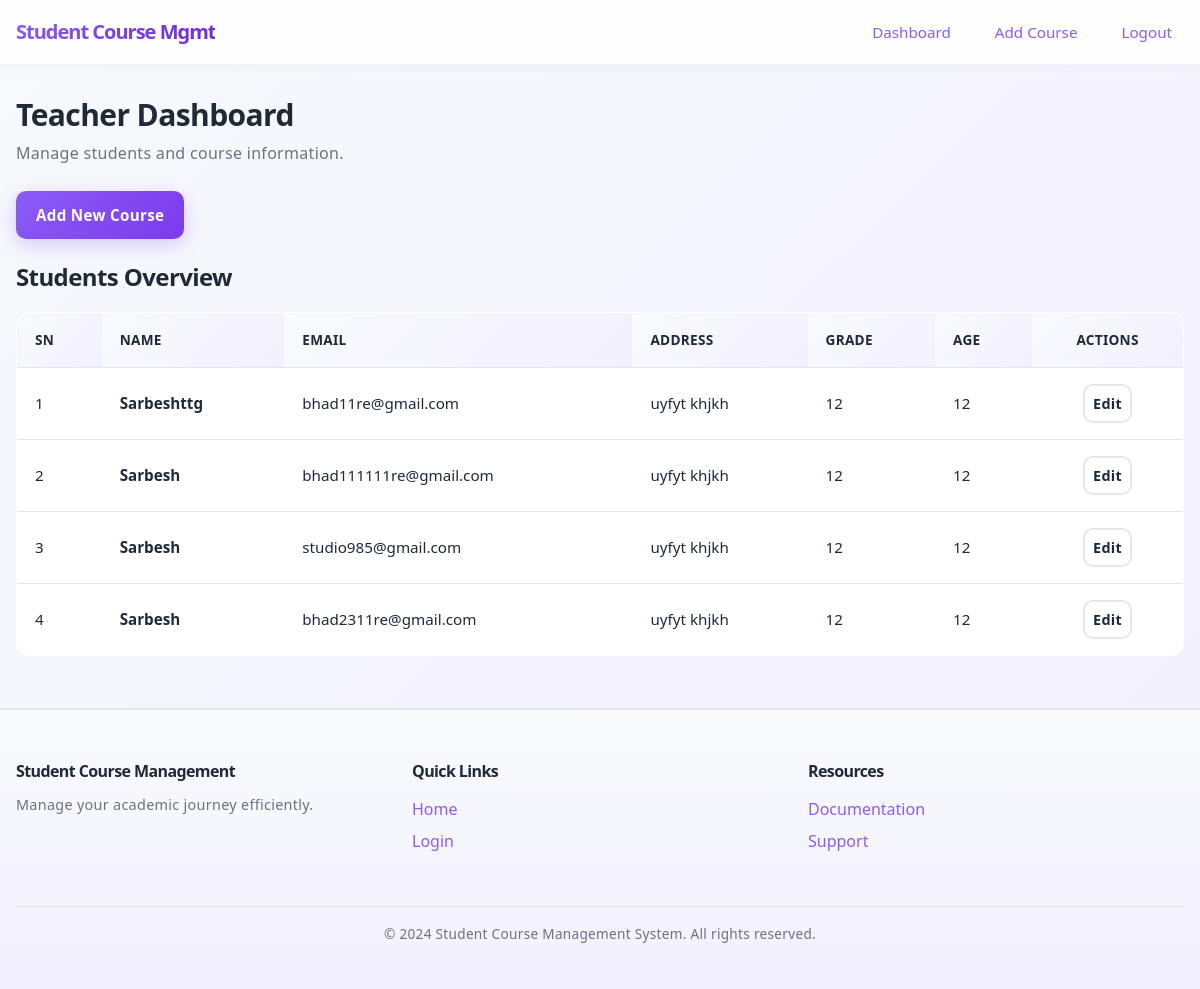
The app's page /teacher/dashboard/ (signed in), older data.
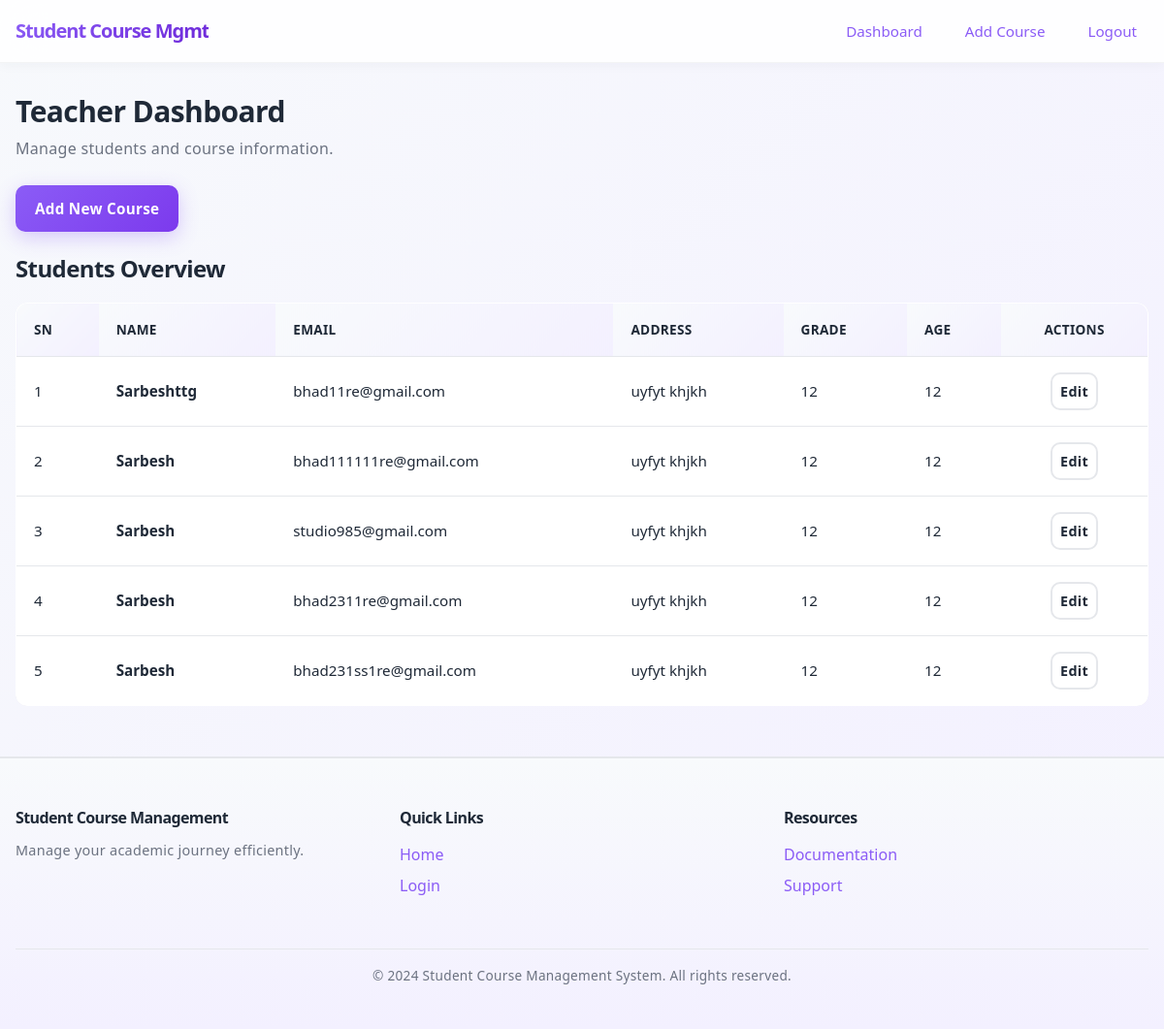
The same page, newer data.
### app/models.py (models this page shows, shortened)
class Student(models.Model):
    user = models.OneToOneField(User, on_delete=models.CASCADE)
    name = models.CharField(max_length=100, blank=True)
    age = models.IntegerField(null=True, blank=True)
    email = models.EmailField(unique=True, null=True, blank=True)
    grade = models.IntegerField(null=True, blank=True)
    address = models.TextField(blank=True)

### app/views.py (the view)
# urls.py: path('teacher/dashboard/', teacher_dashboard, name='teacher_dashboard'),
@login_required
def teacher_dashboard(request):
    students = Student.objects.all()
    if not request.user.groups.filter(name='Teacher').exists():
        raise PermissionDenied
    courses = Course.objects.all()
    return render(request, 'teacher/dashboard.html', {
        'students': students,
        'courses': courses,
    })

### app/templates/teacher/dashboard.html (shortened to what this page needs)
<!DOCTYPE html>
{% load static %}
<html lang="en">
<head>
    <link rel="stylesheet" href="{% static 'css/teacher.css' %}">
</head>
<body>
    {% include 'navbar-teacher.html' %}
    <div class="container">
        <h1>Teacher Dashboard</h1>
        <p class="muted">Manage students and course information.</p>
        <div class="actions" style="margin-top: 16px;">
            <a class="btn btn-primary" href="{% url 'Course' %}">Add New Course</a>
        </div>
        <div style="margin-top: 24px;">
            <h2>Students Overview</h2>
            <div class="table-wrapper">
                <table class="table">
                    <thead>
                        <tr>
                            <th>SN</th>
                            <th>Name</th>
                            <th>Email</th>
                            <th>Address</th>
                            <th>Grade</th>
                            <th>Age</th>
                            <th style="text-align: center;">Actions</th>
                        </tr>
                    </thead>
                    <tbody>
                        {% for student in students %}
                        <tr>
                            <td>{{ forloop.counter }}</td>
                            <td><strong>{{ student.name }}</strong></td>
                            <td>{{ student.email }}</td>
                            <td>{{ student.address }}</td>
                            <td>{{ student.grade }}</td>
                            <td>{{ student.age }}</td>
                            <td style="text-align: center;">
                                <a class="btn btn-outline" style="padding: 6px 8px; font-size: 0.9rem;" href="{% url 'update_student' student.id %}">Edit</a>
                            </td>
                        </tr>
                        {% empty %}
                        <tr><td colspan="7" style="text-align: center; color: var(--muted); padding: 20px;">No students found.</td></tr>
                        {% endfor %}
                    </tbody>
                </table>
            </div>
        </div>
    </div>
    {% include 'footer.html' %}
</body>
</html>

Row changes from the older to the newer data that the page shows:
added Student: name "Sarbesh", email "bhad231ss1re@gmail.com", address "uyfyt khjkh", grade "12", age "12"
